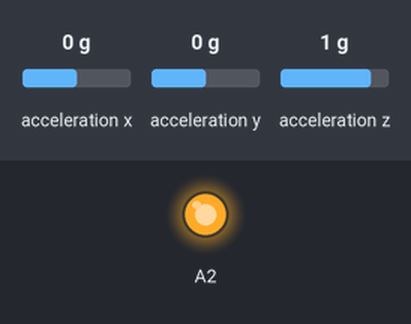
The sketch below on a simulated Arduino Uno, built with avr-gcc and run on an emulated ATmega328P. Shown: output pins drawn as LEDs (lit = HIGH). The test bench sets the inputs (shaded band); at power-on: acceleration x 0 g, acceleration y 0 g, acceleration z 1 g. What the sketch prints to the serial monitor is not drawn.

Above: at 0.1 s.
Timing chart, 0 to 1.6 s (numbered marks = the images above):
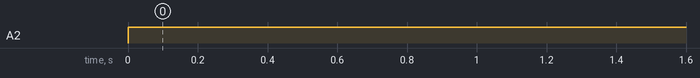

The sketch:

Accelerometer.ino
```cpp
#include <Wire.h>
#include <Adafruit_Sensor.h>
#include <Adafruit_ADXL345_U.h>

/* Assign a unique ID to this sensor at the same time */
Adafruit_ADXL345_Unified accel = Adafruit_ADXL345_Unified(12345);


void setup(void)
{
  Serial.begin(9600);
  accel.begin();
  accel.setRange(ADXL345_RANGE_16_G);
  pinMode(A2,OUTPUT);
}

void loop(void)
{
  digitalWrite(A2,HIGH);
  sensors_event_t event;
  accel.getEvent(&event);
  Serial.print(event.acceleration.x); Serial.print("  ");
  Serial.print(event.acceleration.y); Serial.print("  ");
  Serial.print(event.acceleration.z); Serial.print("  ");Serial.println("м/с^2 ");
  delay(100);
}
```

Measured:
- by itself, A2: LOW → HIGH at 0.00 s
